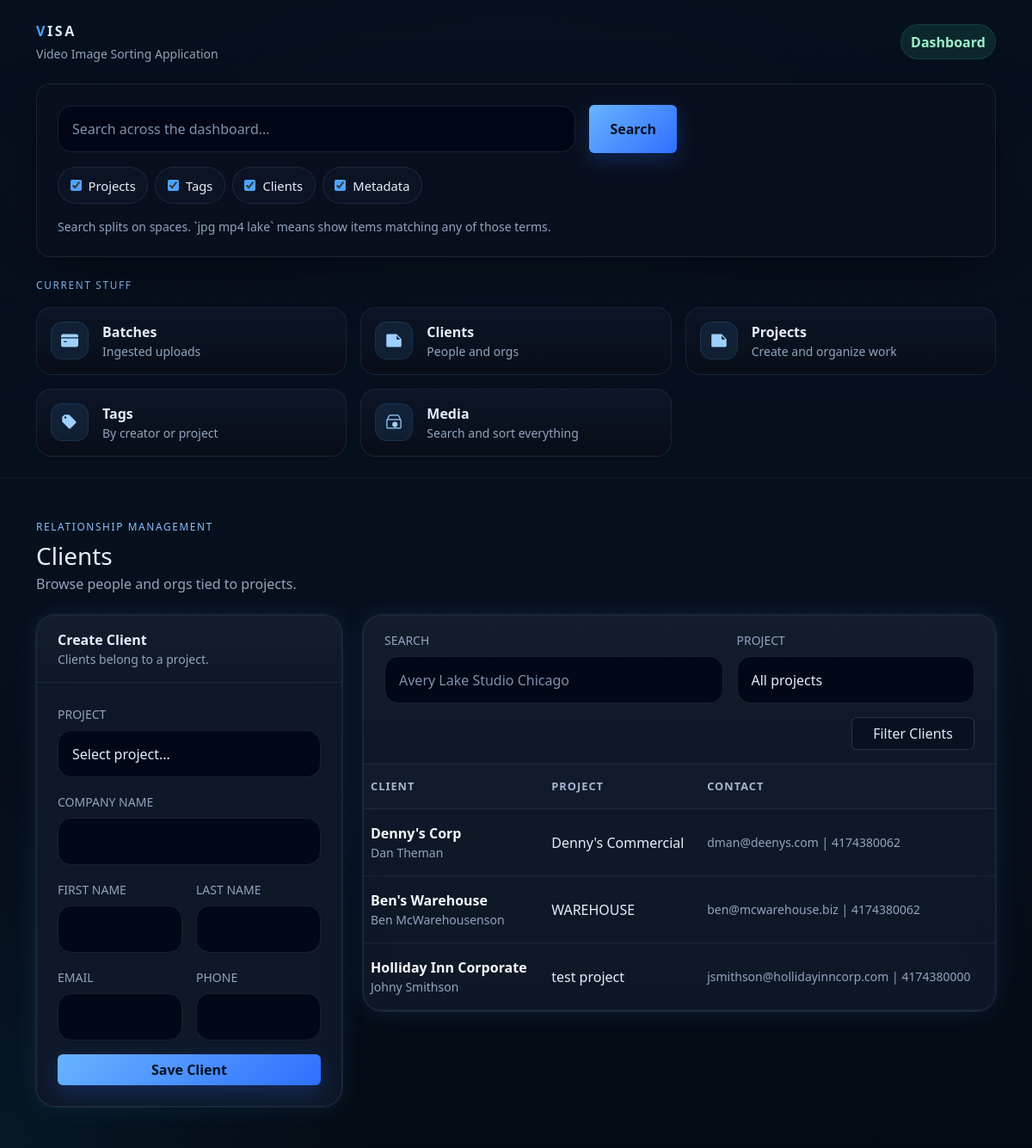
The app's page /dashboard/clients/ with its own data.
### base/models.py (models this page shows, shortened)
class Customer(models.Model):
    project = models.ForeignKey(
        Project,
        on_delete=models.CASCADE,
        related_name="customers",
    )
    company_name = models.CharField(max_length=90, blank=True)
    first_name = models.CharField(max_length=90)
    last_name = models.CharField(max_length=90)
    phone = models.CharField(max_length=30, blank=True)
    email = models.EmailField(blank=True)
    street_num = models.CharField(max_length=20, blank=True)
    street_name = models.CharField(max_length=120, blank=True)
    city = models.CharField(max_length=90, blank=True)
    state = models.CharField(max_length=10, blank=True)
    zip_code = models.CharField(max_length=20, blank=True)
    country = models.CharField(max_length=90, blank=True)

class Project(models.Model):
    name = models.CharField(max_length=90)
    location = models.CharField(max_length=90, blank=True)
    start_date = models.DateField(null=True, blank=True)
    end_date = models.DateField(null=True, blank=True)
    users = models.ManyToManyField(
        settings.AUTH_USER_MODEL,
        through="ProjectUser",
        related_name="projects",
        blank=True,
    )

### base/views.py (the view, shortened to what this page needs)
# urls.py: path("dashboard/clients/", views.dashboard_clients, name="dashboard_clients"),
def dashboard_clients(request):
    q = (request.GET.get("q") or "").strip()
    project_id = (request.GET.get("project_id") or "").strip()
    clients = Customer.objects.select_related("project").order_by("project__name", "company_name", "last_name", "first_name")
    terms = _search_terms(q)
    if project_id.isdigit():
        clients = clients.filter(project_id=int(project_id))
    return render(
        request,
        "base/dashboard_clients.html",
        {
            "clients": clients,
            "projects": Project.objects.order_by("name"),
            "filters": {"q": q, "project_id": project_id},
            **_base_context(),
        },
    )

### base/views.py (called while the page is built)
def _empty_search_state():
    return {
        "q": "",
        "terms": [],
        "projects": True,
        "tags": True,
        "clients": True,
        "metadata": True,
    }

def _search_terms(query):
    cleaned = []
    seen = set()
    for raw_term in (query or "").split():
        term = raw_term.strip().lower().lstrip(".")
        if term and term not in seen:
            seen.add(term)
            cleaned.append(term)
    return cleaned

def _base_context(search_state=None):
    return {
        "search_state": search_state or _empty_search_state(),
    }

### base/templates/base/dashboard_clients.html (shortened to what this page needs)
{% extends "base/base.html" %}
{% block content %}
  <div class="d-flex flex-wrap justify-content-between align-items-center gap-3 mb-4">
    <div>
      <div class="section-label mb-2">Relationship management</div>
      <h1 class="h3 mb-1">Clients</h1>
      <div class="muted">Browse people and orgs tied to projects.</div>
    </div>
  </div>
  <div class="row g-4">
    <div class="col-12 col-xl-4">
      <div class="visa-glass-soft card-visa h-100">
        <div class="content-card-header px-4 py-3">
          <div class="fw-semibold">Create Client</div>
          <div class="small muted">Clients belong to a project.</div>
        </div>
        <div class="p-4">
          <form method="post">
            <div class="mb-3">
              <label class="form-label muted small text-uppercase">Project</label>
              <select name="project_id" class="form-select search-input">
                <option value="">Select project...</option>
              </select>
            </div>
            <div class="mb-3">
              <label class="form-label muted small text-uppercase">Company Name</label>
              <input name="company_name" class="form-control search-input">
            </div>
            <div class="row g-3">
              <div class="col-6">
                <label class="form-label muted small text-uppercase">First Name</label>
                <input name="first_name" class="form-control search-input">
              </div>
              <div class="col-6">
                <label class="form-label muted small text-uppercase">Last Name</label>
                <input name="last_name" class="form-control search-input">
              </div>
            </div>
            <div class="row g-3 mt-0">
              <div class="col-6">
                <label class="form-label muted small text-uppercase">Email</label>
                <input name="email" type="email" class="form-control search-input">
              </div>
              <div class="col-6">
                <label class="form-label muted small text-uppercase">Phone</label>
                <input name="phone" class="form-control search-input">
              </div>
            </div>
            <button class="btn btn-visa-primary w-100 mt-3">Save Client</button>
          </form>
        </div>
      </div>
    </div>
    <div class="col-12 col-xl-8">
      <div class="visa-glass-soft card-visa">
        <div class="content-card-header px-4 py-3">
          <form method="get" class="row g-3 align-items-end">
            <div class="col-12 col-md-7">
              <label class="form-label muted small text-uppercase">Search</label>
              <input name="q" value="{{ filters.q }}" class="form-control search-input" placeholder="Avery Lake Studio Chicago">
            </div>
            <div class="col-12 col-md-5">
              <label class="form-label muted small text-uppercase">Project</label>
              <select name="project_id" class="form-select search-input">
                <option value="">All projects</option>
              </select>
            </div>
            <div class="col-12 d-flex justify-content-end">
              <button class="btn btn-outline-visa px-4">Filter Clients</button>
            </div>
          </form>
        </div>
        <div class="table-responsive">
          <table class="table table-visa table-hover align-middle mb-0">
            <thead>
              <tr>
                <th>Client</th>
                <th>Project</th>
                <th>Contact</th>
              </tr>
            </thead>
            <tbody>
              {% for client in clients %}
                <tr>
                  <td>
                    <a href="{% url 'dashboard_client_detail' client.id %}" class="fw-semibold text-light text-decoration-none">
                      {% if client.company_name %}{{ client.company_name }}{% else %}{{ client.first_name }} {{ client.last_name }}{% endif %}
                    </a>
                    <div class="small muted">{{ client.first_name }} {{ client.last_name }}</div>
                  </td>
                  <td>
                    <a href="{% url 'dashboard_project_detail' client.project.id %}" class="text-decoration-none text-reset">{{ client.project.name }}</a>
                  </td>
                  <td class="small muted">{% if client.email %}{{ client.email }}{% endif %}{% if client.email and client.phone %} | {% endif %}{% if client.phone %}{{ client.phone }}{% endif %}</td>
                </tr>
              {% empty %}
                <tr><td colspan="3" class="text-center py-5"><div class="muted">No clients yet.</div></td></tr>
              {% endfor %}
            </tbody>
          </table>
        </div>
      </div>
    </div>
  </div>
{% endblock %}

### base/templates/base/base.html (style rules this page uses)
:root { --visa-bg: #07101d; --visa-bg-2: #0b1728; --visa-surface: rgba(10, 17, 30, 0.82); --visa-surface-2: rgba(16, 25, 42, 0.92); --visa-border: rgba(148, 163, 184, 0.14); --visa-border-strong: rgba(96, 165, 250, 0.28); --visa-text: #e5eefc; --visa-muted: #93a4bf; --visa-primary: #4da3ff; --visa-primary-2: #2563eb; --visa-success: #38d39f; --visa-shadow: 0 20px 60px rgba(0, 0, 0, 0.35); --visa-glow: 0 0 0 1px rgba(77, 163, 255, 0.10), 0 0 28px rgba(77, 163, 255, 0.12); --bs-body-bg: var(--visa-bg); --bs-body-color: var(--visa-text); --bs-border-color: var(--visa-border); --bs-primary: var(--visa-primary); --bs-secondary-color: var(--visa-muted); }
html, body { min-height: 100%; }
body { background: radial-gradient(circle at top center, rgba(59, 130, 246, 0.12), transparent 32%), radial-gradient(circle at bottom left, rgba(14, 165, 233, 0.08), transparent 24%), linear-gradient(180deg, #091220 0%, #07101d 45%, #050b14 100%); color: var(--visa-text); }
.visa-glass-soft { background: var(--visa-surface-2); border: 1px solid var(--visa-border); box-shadow: var(--visa-glow); backdrop-filter: blur(14px); -webkit-backdrop-filter: blur(14px); }
.search-input { background: rgba(2, 6, 23, 0.85); color: var(--visa-text); border: 1px solid rgba(148, 163, 184, 0.16); border-radius: 16px; padding: .9rem 1rem; }
.search-input::placeholder { color: #7f91ad; }
.btn-visa-primary { border: 0; color: #06111f; font-weight: 700; background: linear-gradient(135deg, #67b3ff, #2f6fff); box-shadow: 0 8px 24px rgba(37, 99, 235, 0.28); }
.section-label { font-size: .74rem; text-transform: uppercase; letter-spacing: .14em; color: #8abfff; }
.muted { color: var(--visa-muted) !important; }
.table-visa { --bs-table-bg: transparent; --bs-table-color: var(--visa-text); --bs-table-hover-color: var(--visa-text); --bs-table-hover-bg: rgba(77, 163, 255, 0.06); margin-bottom: 0; }
.table-visa thead th { color: #a7b8d3; font-size: .8rem; text-transform: uppercase; letter-spacing: .08em; font-weight: 600; border-bottom-color: rgba(148, 163, 184, 0.12); background: rgba(255,255,255,0.01); }
.table-visa td, .table-visa th { border-color: rgba(148, 163, 184, 0.10); padding-top: 1rem; padding-bottom: 1rem; }
.card-visa { border-radius: 22px; overflow: hidden; }
.btn-outline-visa { color: #dbeafe; border-color: rgba(148, 163, 184, 0.22); background: rgba(2, 6, 23, 0.36); }
.content-card-header { border-bottom: 1px solid rgba(148, 163, 184, 0.10); background: linear-gradient(180deg, rgba(255,255,255,.02), rgba(255,255,255,0)); }

### records on screen
Customer: company_name "Denny's Corp", first_name "Dan", last_name "Theman", project.name "Denny's Commercial", email "dman@deenys.com", phone "4174380062"
Customer: company_name "Ben's Warehouse", first_name "Ben", last_name "McWarehousenson", project.name "WAREHOUSE", email "ben@mcwarehouse.biz", phone "4174380062"
Customer: company_name "Holliday Inn Corporate", first_name "Johny", last_name "Smithson", project.name "test project", email "jsmithson@hollidayinncorp.com", phone "4174380000"
